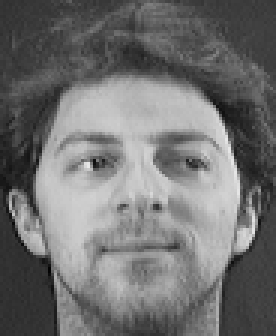
#> input picture eigen/test_faces/7.pgm, 92 x 112 px, given in place of the camera (shown 3 times larger)
$ python detect.py   (Python 2 division)
#> lines starting #> are read from the running program, lines starting #| are printed output that depends on the picture; after the words box and inside, x2 and y2 are one past the last pixel; in counts of white or black regions, pixels touching at a corner belong together
import cv2
import numpy

# cascade = cv2.CascadeClassifier('cascades/hogcascade_pedestrians.xml')
# cascade = cv2.CascadeClassifier('cascades/lbpcascade_frontalface.xml')
cascade = cv2.CascadeClassifier('cascades/haarcascade_frontalface_default.xml')
# cascade = cv2.CascadeClassifier('cascades/banana.xml')
# cascade = cv2.CascadeClassifier('cascades/lbpcascade_profileface.xml')


cap = cv2.VideoCapture(0)

while(True):
    # Capture frame-by-frame
    ret, frame = cap.read()
#> frame is the input picture: shape (112, 92, 3); min 3, max 232, mean 112.9

    # Gray scale and normalise
    gray = cv2.cvtColor(frame, cv2.COLOR_BGR2GRAY)
    gray = cv2.equalizeHist(gray)
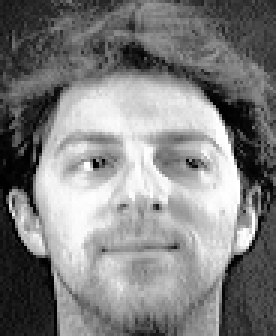
#> gray: shape (112, 92) (shown 3 times larger); min 0, max 255, mean 128.4

    # Detect corners
    dst = cv2.cornerHarris(gray,2,3,0.04)
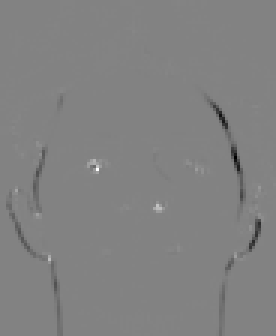
#> dst: shape (112, 92) float32 (shown 3 times larger); min -0.0217, max 0.0206, mean -0.000128; drawn with min black and max white

    # result is dilated for marking the corners, not important
    # dst = cv2.dilate(dst,None)

    # Threshold for an optimal value, it may vary depending on the image.
    frame[dst>0.01*dst.max()]=[0,0,255]
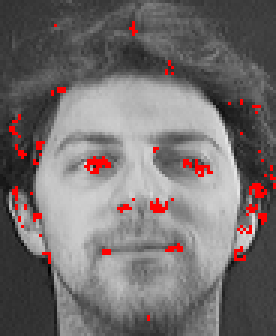
#> frame: shape (112, 92, 3) (shown 3 times larger); 2.52% of pixels changed, all inside (x1, y1, x2, y2) = (3, 7, 92, 107)


    #look for objects over the given image using the loaded cascade file
    objects = cascade.detectMultiScale(gray, 1.3, 5)
#> objects = [[8, 24, 76, 76]]

    print 'Detected {0} objects'.format(len(objects))
#| Detected 1 objects
    for (x,y,w,h) in objects:
        cv2.rectangle(frame,(x,y),(x+w,y+h),(255,0,0),2)
#> this loop made 1 pass
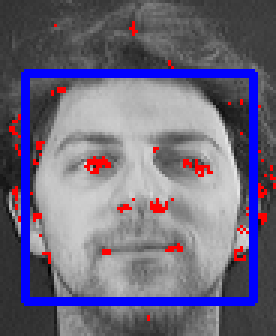
#> frame: shape (112, 92, 3) (shown 3 times larger); 8.81% of pixels changed, all inside (x1, y1, x2, y2) = (7, 23, 86, 102)

    #use opencv built in window to show the image
    cv2.imshow('image',frame)

    k = cv2.waitKey(10)
#> (key Esc is pressed here)
    if k==27:
        break

# Release the capture
cap.release()
cv2.destroyAllWindows()
